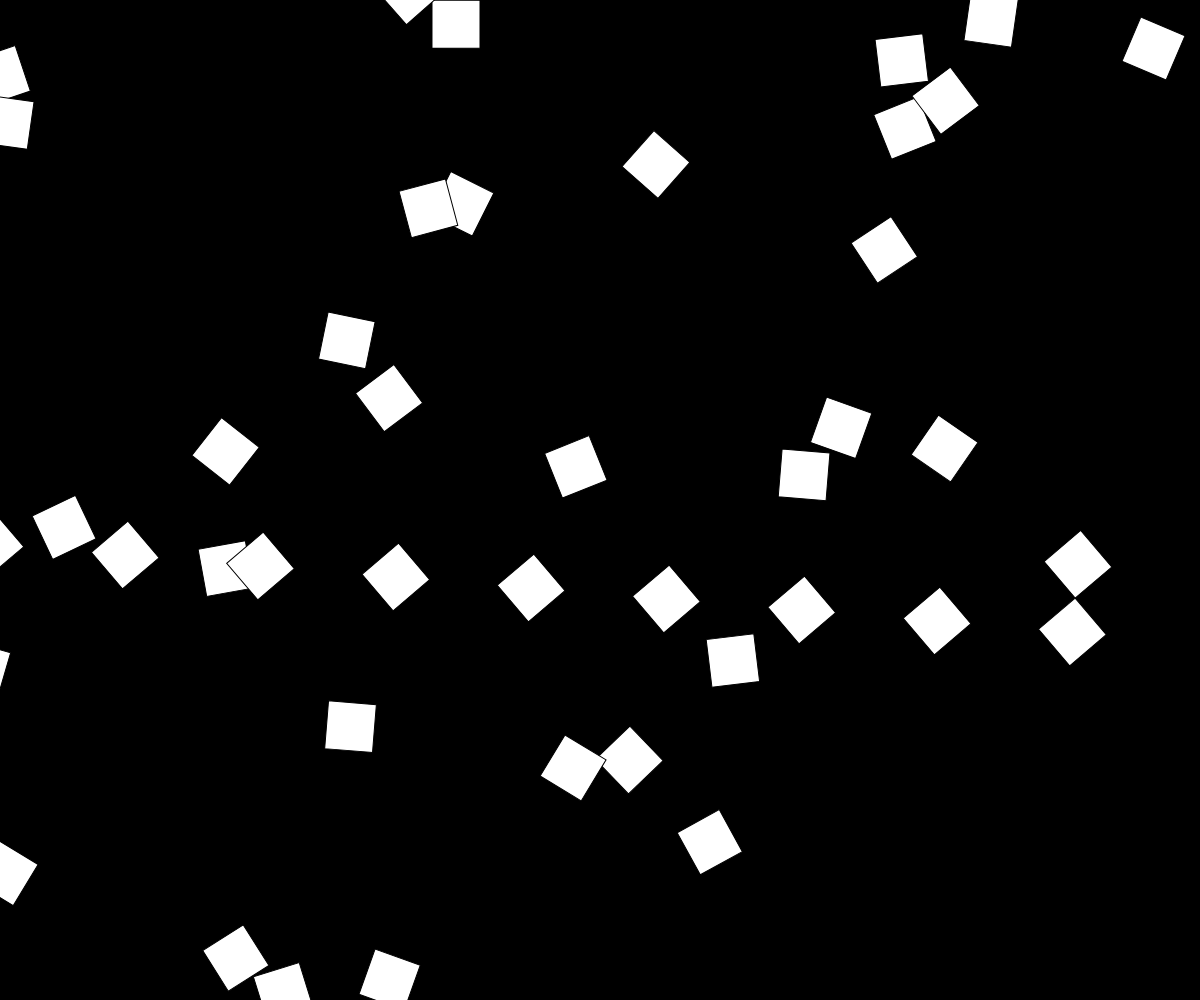
Frame 1 (no input)
Frame 60 (no input): identical to frame 1, image omitted
Frame 120 (the mouse pressed at the canvas centre since frame 60): identical to frame 1, image omitted

The p5.js sketch that drew this single still picture (run headless with seeded random() and noise() and a simulated clock; from frame 60 on, the mouse is pressed at the canvas centre):

// p5.js sketch
// ── sketch.js
/*
    title: 
    author: LenaMK
    date: 2023-02-08
    description: 
*/

var side //size of square
var diag //hypothénuse
var off = 100

//possibilité de rotate un ou des éléments
//repaire 0,0 en haut à gauche. Rotate tourne le repaire

var margin

function setup() { 

    createCanvas(windowWidth, windowHeight); 

    var ratio = windowWidth/windowHeight

    if (ratio < 1)
        side = windowHeight/25;
    else
        side = windowWidth/25; //size of square
    diag = Math.sqrt(side*side*2) //hypothénuse
    margin = diag/2 


} 
   
   

function draw() { 
     
    background(0o0);

    fill(255);

    //quad(x1, y1, x2, y2, x3, y3, x4, y4)
    
    let line = true; 
    let alternate = false;

    off = 10

    for (let y = margin; y < (windowHeight-diag); y += diag){
        //line or  y height
        for ( let x = margin; x < (windowWidth-diag); x += diag){ 
            // column or x position
            
            angle = noise(off)
            if (alternate){
                if(line){
                    quad(x, y, x+diag/2, y+diag/2, x, y+diag, x-diag/2, y+diag/2)
                    line = false;
                    
                }
                else {
                    line = true
                    
                }
            }
            else {

                rotate(angle)
                quad(x, y, x+diag/2, y+diag/2, x, y+diag, x-diag/2, y+diag/2)
            }
        }
        alternate = !alternate
        line = true

    }    
} 


function windowResized() {
    resizeCanvas(windowWidth, windowHeight);
}
